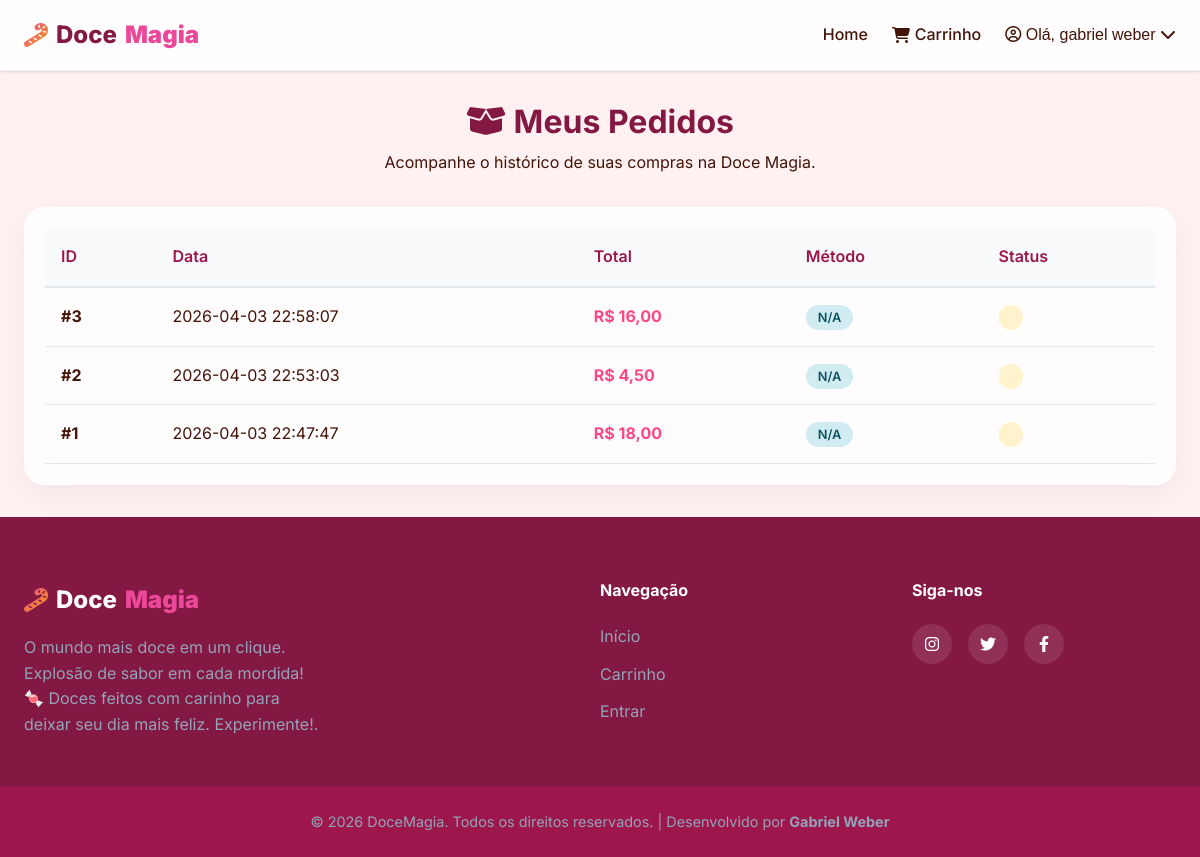
Page /meus-pedidos (signed in) on the committed database.
### tables this page shows
CREATE TABLE usuarios (
            id INTEGER PRIMARY KEY AUTOINCREMENT,
            nome TEXT NOT NULL,
            email TEXT UNIQUE NOT NULL,
            senha TEXT NOT NULL,
            is_admin INTEGER DEFAULT 0
        );

CREATE TABLE pedidos (
            id INTEGER PRIMARY KEY AUTOINCREMENT,
            usuario_id INTEGER NOT NULL,
            total REAL NOT NULL,
            data_pedido TIMESTAMP DEFAULT CURRENT_TIMESTAMP,
            FOREIGN KEY (usuario_id) REFERENCES usuarios (id)
        );

### controllers/shop.py (the view)
@shop_bp.route('/meus-pedidos')
def meus_pedidos():
    if not session.get('usuario_id'):
        flash('Faça login para ver seu histórico.', 'warning')
        return redirect(url_for('auth.login'))
    pedidos = get_pedidos_usuario(session['usuario_id'])
    return render_template('pedidos.html', pedidos=pedidos, view_type='user')

### app.py (called while the page is built)
def create_app():
    app = Flask(__name__)
    app.secret_key = 'docemagia_secret_key_2026' # Chave secreta para sessões
    if not os.path.exists(os.path.join(os.path.dirname(__file__), 'database.db')):
        init_db()
    from controllers.auth import auth_bp
    from controllers.shop import shop_bp
    from controllers.admin import admin_bp
    app.register_blueprint(auth_bp)
    app.register_blueprint(shop_bp)
    app.register_blueprint(admin_bp)
    @app.context_processor
    def inject_cart():
        return dict(session=session)
    return app

### models/db.py (called while the page is built)
def get_connection():
    conn = sqlite3.connect(DB_PATH)
    conn.row_factory = sqlite3.Row
    return conn

def get_pedidos_usuario(usuario_id):
    conn = get_connection()
    c = conn.cursor()
    c.execute('''
        SELECT p.*, u.nome as usuario_nome
        FROM pedidos p
        JOIN usuarios u ON p.usuario_id = u.id
        WHERE p.usuario_id = ?
        ORDER BY p.data_pedido DESC
    ''', (usuario_id,))
    pedidos = c.fetchall()
    conn.close()
    return pedidos

### templates/pedidos.html (shortened to what this page needs)
{% extends "base.html" %}
{% block content %}
<div class="container page-header">
    <h1>
        <i class="fa-solid {{ 'fa-receipt' if view_type == 'admin' else 'fa-box-open' }}"></i>
        {{ 'Gerenciar Vendas' if view_type == 'admin' else 'Meus Pedidos' }}
    </h1>
    <p>{{ 'Visualize e gerencie todos os pedidos realizados na loja.' if view_type == 'admin' else 'Acompanhe o histórico de suas compras na Doce Magia.' }}</p>
</div>
<div class="container fade-in">
    {% if not pedidos %}
        <div class="empty-state card-glass p-5">
            <i class="fa-solid fa-clock-rotate-left fa-3x mb-3" style="color: #ff4785;"></i>
            <h3>Nenhum pedido encontrado</h3>
            <p>Parece que ainda não há registros nesta categoria.</p>
            {% if view_type == 'user' %}
                <a href="{{ url_for('shop.index') }}" class="btn btn-primary mt-3">Começar a Comprar</a>
            {% endif %}
        </div>
    {% else %}
        <div class="table-responsive card-glass">
            <table class="admin-table">
                <thead>
                    <tr>
                        <th>ID</th>
                        <th>Data</th>
                        <th>Total</th>
                        <th>Método</th>
                        <th>Status</th>
                    </tr>
                </thead>
                <tbody>
                    {% for p in pedidos %}
                    <tr>
                        <td data-label="ID"><strong>#{{ p.id }}</strong></td>
                        <td data-label="Data">{{ p.data_pedido }}</td>
                        <td data-label="Total" class="text-bold">R$ {{ "%.2f"|format(p.total)|replace('.', ',') }}</td>
                        <td data-label="Método">
                            <span class="badge badge-info">{{ p.metodo_pagamento or 'N/A' }}</span>
                        </td>
                        <td data-label="Status">
                            <span class="badge {{ 'badge-success' if p.status == 'Pago' else 'badge-warning' }}">
                            </span>
                        </td>
                    </tr>
                    {% endfor %}
                </tbody>
            </table>
        </div>
    {% endif %}
</div>
{% endblock %}

### templates/base.html (shortened to what this page needs)
<!DOCTYPE html>
<html lang="pt-BR">
<head>
    <link rel="stylesheet" href="https://cdnjs.cloudflare.com/ajax/libs/font-awesome/6.4.0/css/all.min.css">
    <link rel="stylesheet" href="{{ url_for('static', filename='css/style.css') }}">
</head>
<body>
    <nav class="navbar">
        <div class="nav-container container">
            <a href="{{ url_for('shop.index') }}" class="logo">
                <i class="fa-solid fa-candy-cane"></i> Doce<span>Magia</span>
            </a>
            <div class="nav-links">
                <a href="{{ url_for('shop.index') }}" class="nav-link">Home</a>
                <a href="{{ url_for('shop.carrinho') }}" class="nav-link cart-link">
                    <i class="fa-solid fa-cart-shopping"></i> Carrinho
                </a>
                {% if session.usuario_id %}
                <div class="dropdown">
                    <button class="nav-link dropdown-btn">
                        <i class="fa-regular fa-circle-user"></i> Olá, {{ session.nome }} <i
                            class="fa-solid fa-chevron-down text-xs"></i>
                    </button>
                </div>
                {% else %}
                <a href="{{ url_for('auth.login') }}" class="btn btn-outline">Entrar</a>
                <a href="{{ url_for('auth.cadastro') }}" class="btn btn-primary">Cadastrar</a>
                {% endif %}
            </div>
        </div>
    </nav>
    <main class="main-content">
        {% block content %}{% endblock %}
    </main>
    <footer class="footer">
        <div class="container footer-content">
            <div class="footer-brand">
                <a href="{{ url_for('shop.index') }}" class="logo">
                    <i class="fa-solid fa-candy-cane"></i> Doce<span>Magia</span>
                </a>
                <p>O mundo mais doce em um clique. Explosão de sabor em cada mordida! 🍬 Doces feitos com carinho para
                    deixar seu dia mais feliz. Experimente!.</p>
            </div>
            <div class="footer-links">
                <h4>Navegação</h4>
                <ul>
                    <li><a href="{{ url_for('shop.index') }}">Início</a></li>
                    <li><a href="{{ url_for('shop.carrinho') }}">Carrinho</a></li>
                    <li><a href="{{ url_for('auth.login') }}">Entrar</a></li>
                </ul>
            </div>
            <div class="footer-social">
                <h4>Siga-nos</h4>
                <div class="social-icons">
                    <a href="https://instagram.com/webergabriel_" target="_blank" title="Instagram de Gabriel Weber"><i
                            class="fa-brands fa-instagram"></i></a>
                    <a href="#"><i class="fa-brands fa-twitter"></i></a>
                    <a href="#"><i class="fa-brands fa-facebook-f"></i></a>
                </div>
            </div>
        </div>
        <div class="footer-bottom">
            <p>&copy; 2026 DoceMagia. Todos os direitos reservados. | Desenvolvido por <strong>Gabriel Weber</strong>
            </p>
        </div>
    </footer>
</body>
</html>

### static/css/style.css (style rules this page uses)
:root { --primary: #EC4899; --primary-hover: #DB2777; --secondary: #F59E0B; --dark: #831843; --dark-alt: #9D174D; --light: #FFF1F2; --white: #FFFFFF; --text-main: #431407; --text-dim: #9D174D; --danger: #EF4444; --warning: #F59E0B; --success: #10B981; --container-max: 1200px; --container-padding: 1.5rem; --radius-sm: 0.5rem; --radius-md: 0.75rem; --radius-lg: 1.5rem; --radius-full: 9999px; --shadow-sm: 0 1px 3px 0 rgb(0 0 0 / 0.1), 0 1px 2px -1px rgb(0 0 0 / 0.1); --shadow-md: 0 4px 6px -1px rgb(236 72 153 / 0.1), 0 2px 4px -2px rgb(236 72 153 / 0.1); --shadow-lg: 0 10px 15px -3px rgb(236 72 153 / 0.15), 0 4px 6px -4px rgb(236 72 153 / 0.15); --shadow-glow: 0 0 20px rgba(236, 72, 153, 0.4); --transition-fast: 0.15s ease-in-out; --transition-normal: 0.3s cubic-bezier(0.4, 0, 0.2, 1); }
* { margin: 0; padding: 0; box-sizing: border-box; }
body { font-family: 'Inter', sans-serif; background-color: var(--light); color: var(--text-main); line-height: 1.6; display: flex; flex-direction: column; min-height: 100vh; }
.container { width: 100%; max-width: var(--container-max); margin: 0 auto; padding: 0 var(--container-padding); }
a { text-decoration: none; color: var(--primary); transition: color var(--transition-fast); }
h1, h2, h3, h4, h5, h6 { color: var(--dark); font-weight: 700; line-height: 1.2; }
.navbar { background: rgba(255, 255, 255, 0.85); backdrop-filter: blur(10px); -webkit-backdrop-filter: blur(10px); position: sticky; top: 0; z-index: 100; border-bottom: 1px solid rgba(0,0,0,0.05); box-shadow: var(--shadow-sm); padding: 1rem 0; }
.nav-container { display: flex; justify-content: space-between; align-items: center; }
.logo { font-size: 1.5rem; font-weight: 800; color: var(--dark); display: flex; align-items: center; gap: 0.5rem; }
.logo i { background: linear-gradient(135deg, var(--primary), var(--secondary)); background-clip: text; -webkit-background-clip: text; -webkit-text-fill-color: transparent; display: inline-block; }
.logo span { color: var(--primary); font-weight: 900; }
.nav-links { display: flex; align-items: center; gap: 1.5rem; }
.nav-link { color: var(--text-main); font-weight: 500; }
.cart-link { position: relative; display: flex; align-items: center; gap: 0.3rem; }
.dropdown { position: relative; }
.dropdown-btn { background: none; border: none; font-size: inherit; cursor:pointer; }
.main-content { flex: 1; padding: 2rem 0; }
.page-header { margin-bottom: 2rem; text-align: center; }
.page-header h1 { font-size: 2rem; margin-bottom: 0.5rem; }
.table-responsive { overflow-x: auto; background: var(--white); border-radius: var(--radius-lg); box-shadow: var(--shadow-sm); }
.admin-table { width: 100%; border-collapse: collapse; text-align: left; }
.admin-table th { background: #f8fafc; padding: 1rem; font-weight: 600; color: var(--text-dim); border-bottom: 2px solid #e2e8f0; }
.admin-table td { padding: 1rem; border-bottom: 1px solid #e2e8f0; vertical-align: middle; }
.footer { background: var(--dark); color: var(--white); padding-top: 4rem; margin-top: auto; }
.footer-content { display: grid; grid-template-columns: 2fr 1fr 1fr; gap: 3rem; margin-bottom: 3rem; }
.footer-brand p { color: #94a3b8; margin-top: 1rem; max-width: 300px; }
.footer-brand .logo { color: var(--white); }
.footer h4 { color: var(--white); margin-bottom: 1.5rem; }
.footer-links ul { list-style: none; }
.footer-links li { margin-bottom: 0.75rem; }
.footer-links a { color: #94a3b8; }
.social-icons { display: flex; gap: 1rem; }
.social-icons a { width: 40px; height: 40px; background: rgba(255,255,255,0.1); border-radius: 50%; display: flex; align-items: center; justify-content: center; color: var(--white); transition: all 0.2s; }
.footer-bottom { background: var(--dark-alt); padding: 1.5rem 0; text-align: center; color: #94a3b8; font-size: 0.9rem; }
.fade-in { animation: fadeIn 0.8s ease forwards; opacity: 0; }

### templates/pedidos.html (style rules this page uses)
.card-glass { background: rgba(255, 255, 255, 0.8); backdrop-filter: blur(10px); border-radius: 20px; padding: 20px; box-shadow: 0 10px 30px rgba(0,0,0,0.05); border: 1px solid rgba(255,255,255,0.3); }
.badge { padding: 5px 12px; border-radius: 50px; font-size: 0.8rem; font-weight: 600; }
.badge-warning { background: #fff3cd; color: #856404; }
.badge-info { background: #d1ecf1; color: #0c5460; }
.text-bold { font-weight: 700; color: #ff4785; }

### rows in the picture
usuarios: nome "gabriel weber"
pedidos: id "3", data_pedido "2026-04-03 22:58:07", total "16,00", metodo_pagamento "N/A"
pedidos: id "2", data_pedido "2026-04-03 22:53:03", total "4,50", metodo_pagamento "N/A"
pedidos: id "1", data_pedido "2026-04-03 22:47:47", total "18,00", metodo_pagamento "N/A"

### other values in the picture
{{ 'Gerenciar Vendas' if view_type == 'admin' else 'Meus Pedidos' }} "Meus Pedidos"
